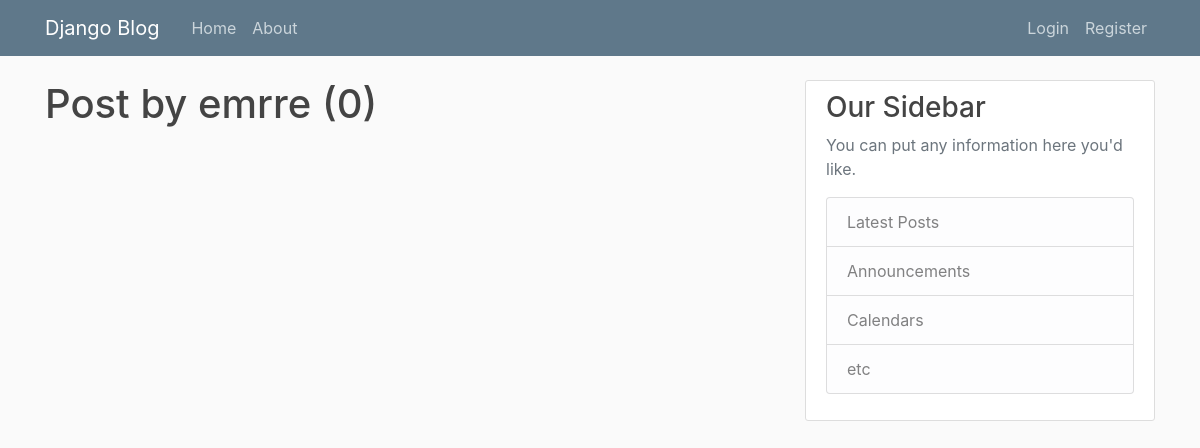
/user/emrre, run on an earlier commit of the app's database.
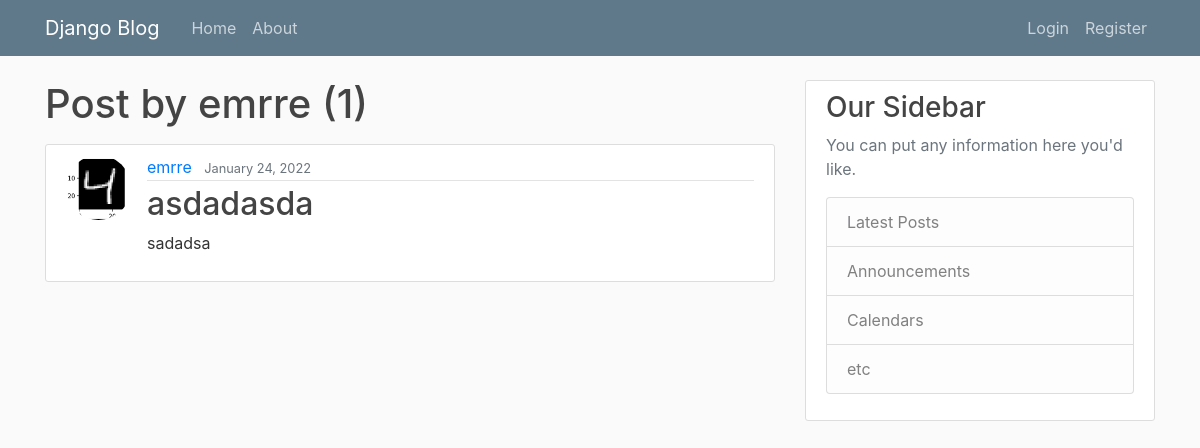
And on a later commit of the database.
### blog/models.py (models this page shows, shortened)
class Post(models.Model):
    title = models.CharField(max_length=100)
    content = models.TextField()
    date_posted = models.DateTimeField(default=timezone.now)
    author  = models.ForeignKey(User, on_delete=models.CASCADE)

### users/models.py (models this page shows, shortened)
class Profile(models.Model):
    user  = models.OneToOneField(User, on_delete=models.CASCADE)
    image = models.ImageField(default='default.jpg', upload_to='profile_pics')

### blog/views.py (the view)
# urls.py: path('user/<str:username>', UserPostListView.as_view(), name='user-posts'),
class UserPostListView(ListView):
    model = Post
    template_name= 'blog/user-posts.html'
    context_object_name = 'addings'
    ordering = ['-date_posted']
    paginate_by = 6
    def get_queryset(self):
        user = get_object_or_404(User, username=self.kwargs.get('username'))
        return Post.objects.filter(author=user).order_by('date_posted')

### blog/templates/blog/user-posts.html (shortened to what this page needs)
{% extends 'blog/base.html' %}
{% block content %}
    <h1 class='mb-3'>Post by {{ view.kwargs.username }} ({{ page_obj.paginator.count }})</h1>
    {%  for post in addings  %}
        <article class="media content-section">
            <img class = 'rounded-circle article-img' src='{{ post.author.profile.image.url }}'>
            <div class="media-body">
                <div class="article-metadata">
                    <a class="mr-2" href="{% url 'user-posts' post.author.username %}">{{ post.author }}</a>
                    <small class="text-muted">{{ post.date_posted|date:'F d, Y' }}</small>
                </div>
                <h2><a class="article-title" href="{% url 'post-detail' post.id %}">{{ post.title }}</a></h2>
                <p class="article-content">{{ post.content }}</p>
            </div>
        </article>
    {%  endfor  %}
{% endblock content %}

What changed in the data, as far as the page shows it:
added Post: author.profile.image (placeholder picture), author "emrre", date_posted "January 24, 2022", title "asdadasda", content "sadadsa"
Also different on the page:
{{ page_obj.paginator.count }}: "0" → "1"
